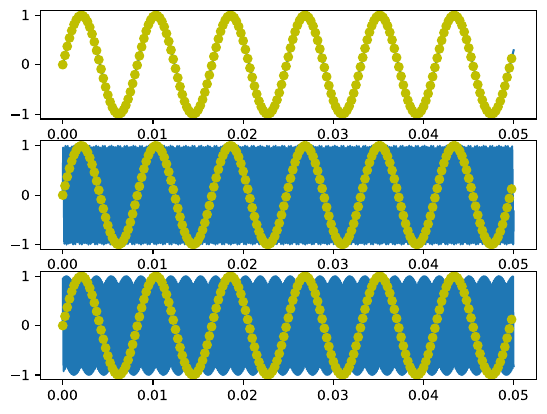

The Python source for this figure:
import numpy as np
import matplotlib.pyplot as plt

fs = 4000
f0 = 121
t_tup_Nyquist = np.arange(0,0.05,1/(3*4000))
signal_tup_1 = np.sin(2 * np.pi * f0 * t_tup_Nyquist)
signal_tup_2 = np.sin(2 * np.pi * (f0 + 1*fs) * t_tup_Nyquist)
signal_tup_3 = np.sin(2 * np.pi * (f0 + 2*fs) * t_tup_Nyquist)

t = np.arange(0,0.05,1/(fs*10))
signal_1 = np.sin(2 * np.pi * f0 * t)
signal_2 = np.sin(2 * np.pi * (f0 + 1*fs) * t)
signal_3 = np.sin(2 * np.pi * (f0 + 2*fs) * t)

fig, ass = plt.subplots(3)

ass[0].plot(t,signal_1)
ass[0].plot(t_tup_Nyquist, signal_tup_1, 'o', color='y')

ass[1].plot(t,signal_2)
ass[1].plot(t_tup_Nyquist, signal_tup_2, 'o', color='y')

ass[2].plot(t,signal_3)
ass[2].plot(t_tup_Nyquist, signal_tup_3, 'o', color='y')

plt.savefig(f"ex3.pdf", format="pdf", bbox_inches="tight")
plt.show()
